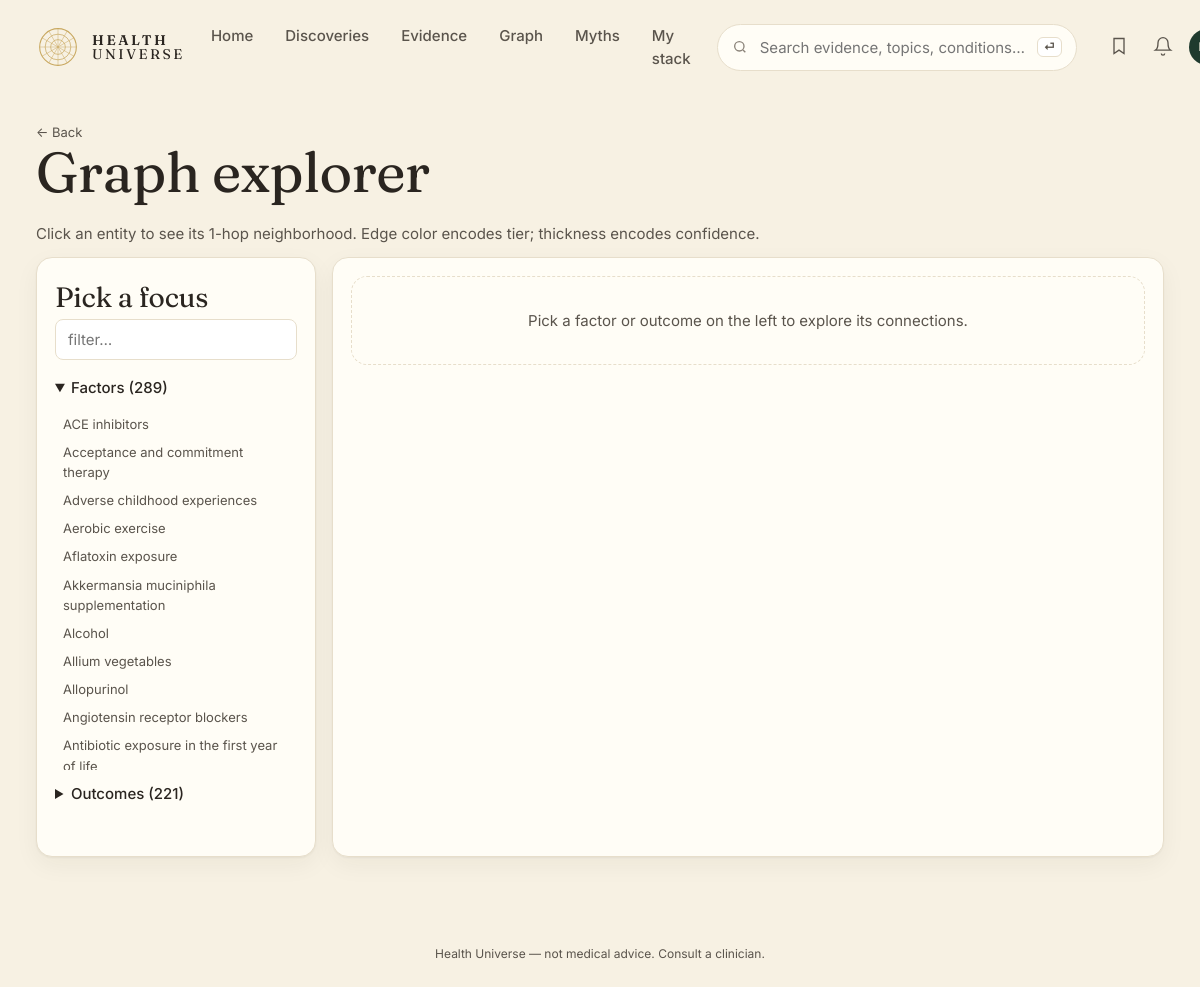
/explore, run on the app's committed database.
### tables this page shows
CREATE TABLE entity (
    id            INTEGER PRIMARY KEY,
    slug          TEXT NOT NULL UNIQUE,
    name          TEXT NOT NULL,
    kind          TEXT NOT NULL CHECK (kind IN (
                    'food','nutrient','supplement','drug','activity',
                    'behavior','environmental','pathogen','gene',
                    'biomarker','condition','process')),
    aliases       TEXT,           -- JSON array
    description   TEXT,
    created_at    TEXT NOT NULL DEFAULT (datetime('now')),
    updated_at    TEXT NOT NULL DEFAULT (datetime('now'))
, embedding BLOB, embedded_at TEXT);

### web/app.py (the view)
@app.get("/explore", response_class=HTMLResponse)
def explore(request: Request, focus: str = ""):
    with connect() as conn:
        all_factors = [dict(r) for r in conn.execute(
            "SELECT slug, name FROM entity WHERE kind IN "
            "('food','nutrient','supplement','drug','activity','behavior','environmental') "
            "ORDER BY name").fetchall()]
        all_outcomes = [dict(r) for r in conn.execute(
            "SELECT slug, name FROM entity WHERE kind IN "
            "('condition','process','biomarker') ORDER BY name").fetchall()]
        focus_entity = None
        nodes: list[dict] = []
        edges: list[dict] = []
        if focus:
            focus_entity = conn.execute(
                "SELECT * FROM entity WHERE slug=?", (focus,)).fetchone()
            if focus_entity:
                rows = conn.execute("""
                    SELECT e.id, e.tier, e.direction, e.summary,
                           f.slug AS f_slug, f.name AS f_name, f.kind AS f_kind,
                           o.slug AS o_slug, o.name AS o_name, o.kind AS o_kind
                    FROM edge e
                    JOIN entity f ON f.id = e.factor_id
                    JOIN entity o ON o.id = e.outcome_id
                    WHERE e.factor_id = ? OR e.outcome_id = ?
                    ORDER BY CASE e.tier WHEN 'A' THEN 1 WHEN 'B' THEN 2
                                  WHEN 'C' THEN 3 ELSE 4 END LIMIT 80""",
                    (focus_entity["id"], focus_entity["id"])).fetchall()
                seen = {focus_entity["slug"]: dict(focus_entity)}
                for r in rows:
                    if r["f_slug"] not in seen:
                        seen[r["f_slug"]] = {"slug": r["f_slug"], "name": r["f_name"], "kind": r["f_kind"]}
                    if r["o_slug"] not in seen:
                        seen[r["o_slug"]] = {"slug": r["o_slug"], "name": r["o_name"], "kind": r["o_kind"]}
                    edges.append({
                        "id": r["id"], "from": r["f_slug"], "to": r["o_slug"],
                        "tier": r["tier"], "direction": r["direction"],
                        "summary": r["summary"],
                    })
                nodes = list(seen.values())
    return render(request, "explore.html", {
        "title": "Explore",
        "factors": all_factors,
        "outcomes": all_outcomes,
        "focus": focus, "focus_entity": dict(focus_entity) if focus_entity else None,
        "nodes": nodes, "edges": edges,
    })

### web/templates/explore.html (shortened to what this page needs)
{% extends "base.html" %}
{% block content %}
<section class="explore-page">
  <a class="back" href="/">← Back</a>
  <h1>Graph explorer</h1>
  <p class="muted">Click an entity to see its 1-hop neighborhood. Edge color encodes tier; thickness encodes confidence.</p>
  <div class="explore-grid">
    <div class="explore-picker card">
      <h2>Pick a focus</h2>
      <input id="exFilter" placeholder="filter…" aria-label="Filter entities" oninput="exFilter(this.value)" />
      <details open><summary>Factors ({{ factors|length }})</summary>
        <ul class="explore-list">
          {% for f in factors %}<li data-name="{{ f.name|lower }}"><a href="/explore?focus={{ f.slug }}" class="{% if focus==f.slug %}sel{% endif %}">{{ f.name }}</a></li>{% endfor %}
        </ul>
      </details>
      <details><summary>Outcomes ({{ outcomes|length }})</summary>
      </details>
    </div>
    <div class="explore-canvas card">
      {% if focus_entity %}
        <h2>{{ focus_entity.name }}<small class="muted"> · {{ focus_entity.kind }}</small></h2>
        <p class="body-sm muted">{{ edges|length }} edge{{ edges|length != 1 and "s" or "" }} · {{ nodes|length }} entit{{ nodes|length != 1 and "ies" or "y" }}</p>
        <svg id="graph" viewBox="-300 -300 600 600" preserveAspectRatio="xMidYMid meet"
             style="width:100%; height:520px; background:var(--bg-soft); border-radius:12px;">
          <defs>
            <marker id="arr" viewBox="0 0 10 10" refX="9" refY="5" markerWidth="7" markerHeight="7" orient="auto">
              <path d="M 0 0 L 10 5 L 0 10 Z" fill="#888"/>
            </marker>
          </defs>
        </svg>
        <script>
          const NODES = {{ nodes | tojson }};
          const EDGES = {{ edges | tojson }};
          const FOCUS = "{{ focus }}";
          // Deterministic radial layout: focus center, others in concentric rings.
          // Factors on left half, outcomes on right.
          const TIER_COLOR = {A:"#3b8e5a", B:"#c8a02a", C:"#d97757", D:"#c44545", X:"#7a6a8c"};
          const KIND_COLOR = {
            food:"#7c8e3a", nutrient:"#7c8e3a", supplement:"#3b8e5a",
            drug:"#5a7eb0", activity:"#c9a961", behavior:"#a08560",
            environmental:"#7a6a8c", process:"#1f3a2e",
            condition:"#c44545", biomarker:"#3b8e5a", pathogen:"#a08560", gene:"#5a7eb0"
          };
          function layout() {
            const positions = {};
            // Focus at center
            positions[FOCUS] = [0, 0];
            // Other nodes spread around
            const others = NODES.filter(n => n.slug !== FOCUS);
            const step = (2 * Math.PI) / Math.max(others.length, 1);
            others.forEach((n, i) => {
              const angle = i * step - Math.PI / 2;
              const r = 180 + (i % 3) * 30;
              positions[n.slug] = [Math.cos(angle) * r, Math.sin(angle) * r];
            });
            return positions;
          }
          function render() {
            const pos = layout();
            const svg = document.getElementById("graph");
            const ns = "http://www.w3.org/2000/svg";
            // Draw edges first (so they go behind nodes)
            EDGES.forEach(e => {
              const [x1, y1] = pos[e.from] || [0, 0];
              const [x2, y2] = pos[e.to] || [0, 0];
              const line = document.createElementNS(ns, "line");
              line.setAttribute("x1", x1); line.setAttribute("y1", y1);
              line.setAttribute("x2", x2); line.setAttribute("y2", y2);
              line.setAttribute("stroke", TIER_COLOR[e.tier] || "#888");
              line.setAttribute("stroke-width", e.tier === "A" ? 2.5 : e.tier === "B" ? 1.8 : 1.1);
              line.setAttribute("stroke-opacity", "0.65");
              line.setAttribute("marker-end", "url(#arr)");
              svg.appendChild(line);
              // tooltip
              const t = document.createElementNS(ns, "title");
              t.textContent = `${e.from} → ${e.to}: tier ${e.tier} · ${e.direction}`;
              line.appendChild(t);
              line.style.cursor = "pointer";
              line.onclick = () => location.href = "/edge/" + e.id;
            });
            NODES.forEach(n => {
              const [x, y] = pos[n.slug];
              const g = document.createElementNS(ns, "g");
              g.setAttribute("transform", `translate(${x},${y})`);
              g.style.cursor = "pointer";
              g.onclick = () => location.href = "/explore?focus=" + n.slug;
              const c = document.createElementNS(ns, "circle");
              c.setAttribute("r", n.slug === FOCUS ? 10 : 6);
              c.setAttribute("fill", KIND_COLOR[n.kind] || "#888");
              c.setAttribute("stroke", n.slug === FOCUS ? "#1f3a2e" : "#fff");
              c.setAttribute("stroke-width", n.slug === FOCUS ? 3 : 1.5);
              g.appendChild(c);
              const text = document.createElementNS(ns, "text");
              text.setAttribute("x", 12); text.setAttribute("y", 4);
              text.setAttribute("font-size", "11");
              text.setAttribute("font-family", "Inter, sans-serif");
              text.setAttribute("fill", "#2a2520");
              text.textContent = n.name.length > 28 ? n.name.slice(0, 26) + "…" : n.name;
              g.appendChild(text);
              const tt = document.createElementNS(ns, "title");
              tt.textContent = `${n.name} (${n.kind})`;
              g.appendChild(tt);
              svg.appendChild(g);
            });
          }
          render();
        </script>
        <h3>Edges</h3>
        <ul class="explore-edge-list">
          {% for e in edges %}
          <li><a href="/edge/{{ e.id }}"><span class="pill tier-{{ e.tier }}">{{ e.tier }}</span> <b>{{ e.from }}</b> → <b>{{ e.to }}</b> <span class="muted small">{{ DIRECTION_LABEL[e.direction] }}</span></a></li>
          {% endfor %}
        </ul>
      {% else %}
        <div class="empty">Pick a factor or outcome on the left to explore its connections.</div>
      {% endif %}
    </div>
  </div>
</section>
{% endblock %}

### web/static/style.css (style rules this page uses)
:root { --bg: #f7f1e3; --bg-soft: #faf6ea; --surface: #fffdf6; --ink: #2a2520; --ink-soft: #5a544c; --muted: #8a8278; --line: #e7decb; --primary: #1f3a2e; --primary-ink: #f7f1e3; --gold: #c9a961; --gold-soft: #e8d8a6; --tier-A: #3b8e5a; --tier-A-bg: #e6efe1; --tier-B: #c8a02a; --tier-B-bg: #f7eecf; --tier-C: #d97757; --tier-C-bg: #f7d9c7; --tier-D: #c44545; --tier-D-bg: #f4cece; --tier-X: #7a6a8c; --tier-X-bg: #ebe2f2; --dir-protective: var(--tier-A); --dir-protective-bg: var(--tier-A-bg); --dir-harmful: var(--tier-D); --dir-harmful-bg: var(--tier-D-bg); --dir-neutral: #8a8278; --dir-neutral-bg: #ece6d8; --dir-mixed: var(--tier-B); --dir-mixed-bg: var(--tier-B-bg); --dir-u_shaped: var(--tier-C); --dir-u_shaped-bg:var(--tier-C-bg); --radius: 16px; --radius-sm: 10px; --shadow-1: 0 1px 2px rgba(40,32,20,.05), 0 8px 24px rgba(40,32,20,.05); }
* { box-sizing: border-box; }
html, body { margin: 0; padding: 0; }
body { background: var(--bg); color: var(--ink); font-family: 'Inter', system-ui, -apple-system, sans-serif; font-size: 15px; line-height: 1.55; -webkit-font-smoothing: antialiased; }
h1, h2, h3, .serif { font-family: 'Fraunces', Georgia, serif; font-weight: 400; letter-spacing: -0.01em; }
h1 { font-size: 56px; line-height: 1.05; margin: 0 0 20px; }
h2 { font-size: 28px; margin: 0; }
p { margin: 0 0 12px; color: var(--ink-soft); }
a { color: inherit; text-decoration: none; }
.muted { color: var(--ink-soft); }
.card { background: var(--surface); border: 1px solid var(--line); border-radius: var(--radius); padding: 18px 18px; box-shadow: var(--shadow-1); }
.empty { padding: 32px; text-align: center; color: var(--ink-soft); border: 1px dashed var(--line); border-radius: var(--radius); grid-column: 1 / -1; }
.back { color: var(--ink-soft); font-size: 13px; }
.explore-grid { display: grid; grid-template-columns: 280px minmax(0, 1fr); gap: 16px; }
.explore-picker input { width: 100%; padding: 8px 12px; border: 1px solid var(--line); border-radius: 8px; margin-bottom: 12px; font: inherit; background: white; }
.explore-picker details { margin-bottom: 8px; }
.explore-picker summary { cursor: pointer; font-weight: 500; padding: 4px 0; }
.explore-list { list-style: none; padding: 0; margin: 6px 0 0; max-height: 360px; overflow-y: auto; }
.explore-list li a { display: block; padding: 4px 8px; font-size: 13px; color: var(--ink-soft); border-radius: 4px; }
.explore-canvas { min-height: 600px; }

### data on the page
entity: name "ACE inhibitors"
entity: name "Acceptance and commitment therapy"
entity: name "Adverse childhood experiences"
entity: name "Aerobic exercise"
entity: name "Aflatoxin exposure"
entity: name "Akkermansia muciniphila supplementation"
entity: name "Alcohol"
entity: name "Allium vegetables"
entity: name "Allopurinol"
entity: name "Angiotensin receptor blockers"
entity: name "Antibiotic exposure in the first year of life"

### other printed values
{{ factors|length }} "289"
{{ outcomes|length }} "221"
